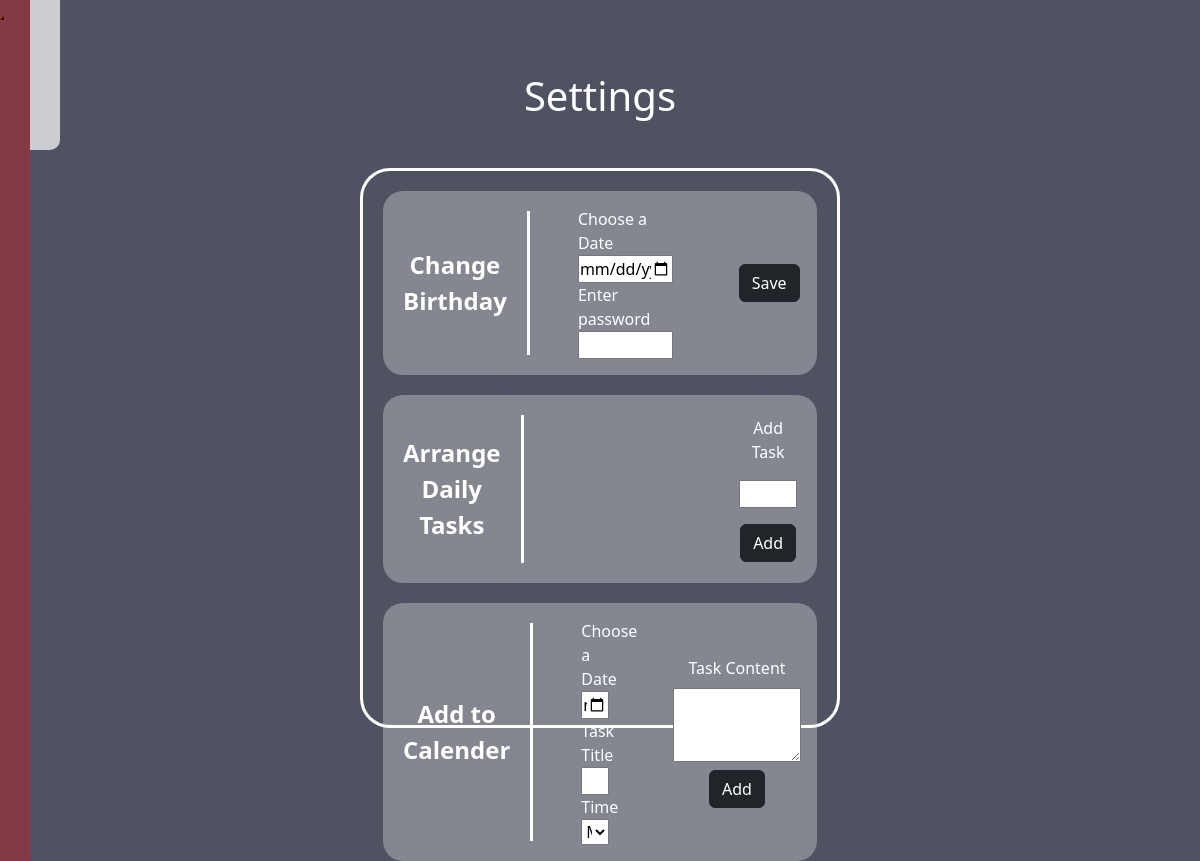
Page /scheduler/settings/ (signed in) on the earlier database version.
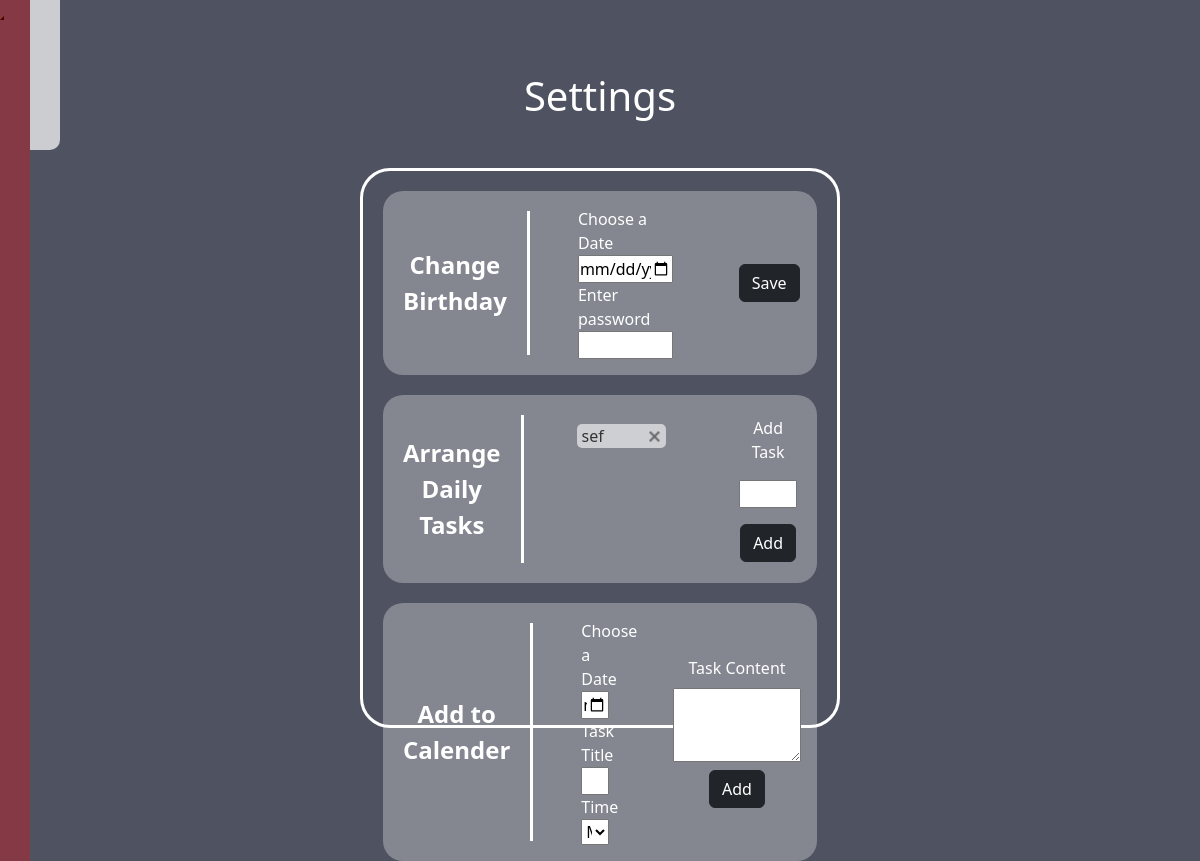
Same page on the later database version.
### scheduler/models.py (models this page shows)
class DailyCheckbox(models.Model):
    user_id = models.IntegerField()
    task = models.CharField(max_length=30)
    checked = models.BooleanField(default=False)

### Web_Scheduler/custom.py (the view)
    def wrapper(request, *args, **kwargs):
        if request.session.get("user_id"):
            return view_func(request, *args, **kwargs)
        else:
            return redirect('/accounts/entrance/')

### Web_Scheduler/custom.py (called while the page is built)
def login_required_custom(view_func):
    def wrapper(request, *args, **kwargs):
        if request.session.get("user_id"):
            return view_func(request, *args, **kwargs)
        else:
            return redirect('/accounts/entrance/')
    return wrapper

### scheduler/views.py (called while the page is built)
@login_required_custom
def settings_view(request):
    try:
        daily_checkbox = DailyCheckbox.objects.filter(user_id=request.session["user_id"])
    except:
        daily_checkbox = None
    context = {
        "daily_checkbox": daily_checkbox,
    }
    return render(request, "settings.html", context)

### scheduler/templates/settings.html (shortened to what this page needs)
{% extends "sidebar_layout.html" %}
{% block content %}
<div class="x85vh d-flex flex-column align-items-center">
    <h1 class="white mb-5">Settings</h1>
    <div class="setting-grid">
        <div class="setting-item">
            <div class="setting-item-left">Change Birthday</div>
            <div style="grid-column-start: 2; grid-column-end: 5;">
                <form method="post" id="change_birthday_form" style="height: 100%; display: grid; grid-template-columns: repeat(3, 1fr);" action="/scheduler/settings/change_birthday/">
                    <div class="d-flex flex-column justify-content-evenly align-iitems-center px-5 py-3" style="grid-column-start: 1; grid-column-end: 3;">
                        <label for="date" style="text-align: left;">Choose a Date</label>
                        <input type="date" name="date">
                        <label for="password" style="text-align: left;">Enter password</label>
                        <input type="password" name="password">
                    </div>
                    <div class="center" style="grid-column-start: 3; grid-column-end: 4;">
                        <button type="submit" id="change_birthday_btn" class="btn btn-dark">Save</button>
                    </div>
                </form>
            </div>
        </div>
        <div class="setting-item">
            <div class="setting-item-left">Arrange Daily Tasks</div>
            <div class="py-4 px-5" id="settingCheckboxList" style="grid-column-start: 2; grid-column-end: 4;">
                {% for item in daily_checkbox %}
                <div class="setting-card" id="settingCheckbox" data-id="{{ item.id }}">
                    <div class="setting-card-body">{{ item.task }}</div>
                    <button type="button" class="btn-close" data-id="{{ item.id }}"></button>
                </div>
                {% endfor %}
            </div>
            <div class="setting-item-right">
                <form id="add_task_form">
                    <label for="task" class="mb-3">Add Task</label>
                    <input type="text" name="task" style="width: 100%;">
                    <button type="submit" class="btn btn-dark mt-3" id="add_task">Add</button>
                </form>
            </div>
        </div>
        <div class="setting-item">
            <div class="setting-item-left">Add to Calender</div>
            <div style="grid-column-start: 2; grid-column-end: 5;">
                <form method="post" id="add_calendar_form" style="height: 100%; display: grid; grid-template-columns: repeat(3, 1fr);">
                    <div class="d-flex flex-column justify-content-evenly align-iitems-center px-5 py-3" style="grid-column-start: 1; grid-column-end: 3;">
                        <label for="task_date" style="text-align: left;">Choose a Date</label>
                        <input type="date" name="task_date">
                        <label for="task_title" style="text-align: left;">Task Title</label>
                        <input type="text" name="task_title">
                        <label for="task_time" style="text-align: left;">Time</label>
                        <select name="task_time">
                            <option value="Morning">Morning</option>
                        </select>
                    </div>
                    <div class="center flex-column p-3" style="grid-column-start: 3; grid-column-end: 4;">
                        <label for="task_content" class="mb-2" style="text-align: left;">Task Content</label>
                        <textarea rows="3" cols="12" name="task_content" placeholder=""></textarea>
                        <button type="submit" id="add_calendar_btn" class="btn btn-dark mt-2">Add</button>
                    </div>
                </form>
            </div>
        </div>
    </div>
</div>
{% endblock %}

Differences in the rows shown:
added DailyCheckbox: task "sef"
